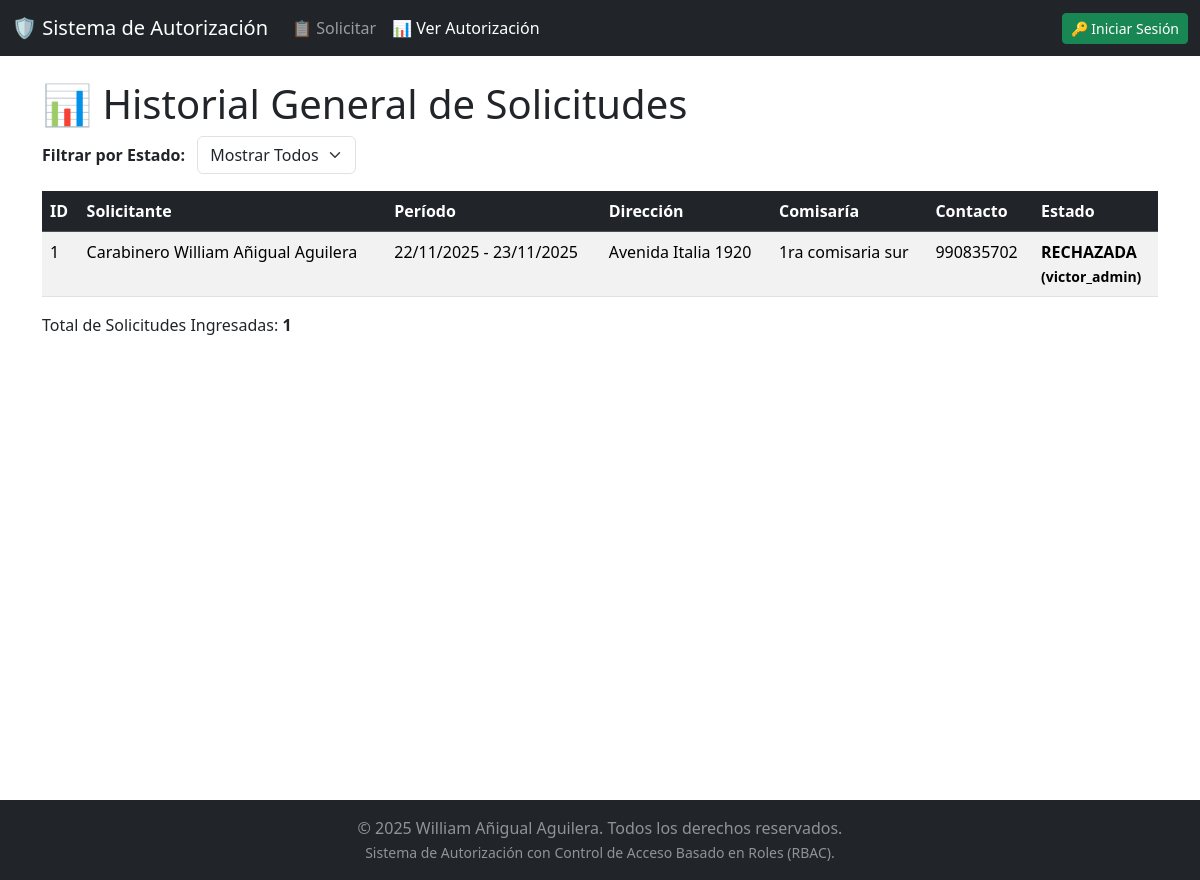
Page /solicitudes on the earlier database version.
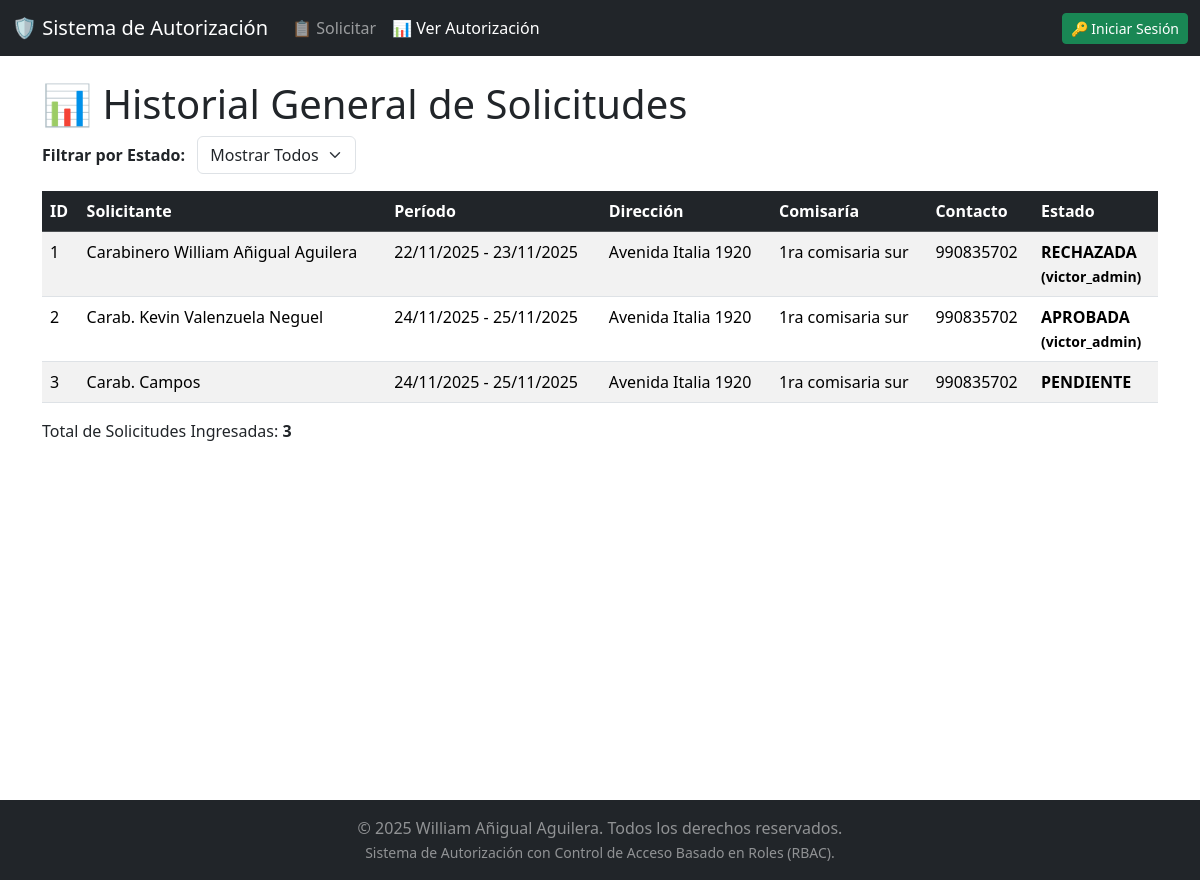
Same page on the later database version.
### app.py (models this page shows)
class SolicitudDB(db.Model):
    id = db.Column(db.Integer, primary_key=True)
    solicitante = db.Column(db.String(100), nullable=False)
    fecha_inicio_str = db.Column(db.String(10), nullable=False) # Formato YYYY-MM-DD
    fecha_fin_str = db.Column(db.String(10), nullable=False)
    direccion = db.Column(db.String(200))
    comisaria_cercana = db.Column(db.String(100))
    contacto = db.Column(db.String(50))
    estado = db.Column(db.String(15), default="PENDIENTE")
    autorizador = db.Column(db.String(80), nullable=True)
    def get_fecha_inicio(self):
        return datetime.strptime(self.fecha_inicio_str, '%Y-%m-%d').strftime('%d/%m/%Y')
    def get_fecha_fin(self):
        return datetime.strptime(self.fecha_fin_str, '%Y-%m-%d').strftime('%d/%m/%Y')

### app.py (the view)
@app.route('/solicitudes')
def lista_general_solicitudes():
    solicitudes = SolicitudDB.query.all()
    return render_template('principal.html', solicitudes=solicitudes, current_user=current_user)

### templates/principal.html (shortened to what this page needs)
<!DOCTYPE html>
<html lang="es">
<head>
    <link href="https://cdn.jsdelivr.net/npm/bootstrap@5.3.3/dist/css/bootstrap.min.css"
          rel="stylesheet">
    <link rel="stylesheet" href="{{ url_for('static', filename='styles.css') }}">
</head>
<body>
    <div class="wrapper">
        <nav class="navbar navbar-expand-lg navbar-dark bg-dark">
            <div class="container-fluid">
                <a class="navbar-brand" href="/solicitudes">🛡️ Sistema de Autorización</a>
                <div class="collapse navbar-collapse" id="navbarNav">
                    <ul class="navbar-nav me-auto mb-2 mb-lg-0">
                        <li class="nav-item"><a class="nav-link" href="/">📋 Solicitar</a></li>
                        <li class="nav-item"><a class="nav-link active" href="/solicitudes">📊 Ver Autorización</a></li>
                    </ul>
                    <ul class="navbar-nav">
                        {% if current_user.is_authenticated %}
                        <li class="nav-item"><span class="nav-link text-white">Hola, {{ current_user.username }}</span></li>
                        <li class="nav-item"><a class="btn btn-danger btn-sm ms-2" href="/logout">🚪 Cerrar Sesión</a></li>
                        {% else %}
                        <li class="nav-item"><a class="btn btn-success btn-sm" href="/login">🔑 Iniciar Sesión</a></li>
                        {% endif %}
                    </ul>
                </div>
            </div>
        </nav>
        <div class="content container py-4">
            <h1>📊 Historial General de Solicitudes</h1>
            <div class="controls mb-3">
                <label for="filterStatus" class="form-label fw-bold me-2">Filtrar por Estado:</label>
                <select id="filterStatus" onchange="filterTable()" class="form-select d-inline-block w-auto">
                    <option value="ALL">Mostrar Todos</option>
                </select>
            </div>
            <div class="table-responsive">
                <table id="solicitudesTable" class="table table-striped table-hover">
                    <thead class="table-dark">
                        <tr>
                            <th onclick="sortTable(0)">ID</th>
                            <th onclick="sortTable(1)">Solicitante</th>
                            <th onclick="sortTable(2)">Período</th>
                            <th onclick="sortTable(3)">Dirección</th>
                            <th onclick="sortTable(4)">Comisaría</th>
                            <th onclick="sortTable(5)">Contacto</th>
                            <th onclick="sortTable(6)">Estado</th>
                        </tr>
                    </thead>
                    <tbody>
                        {% for sol in solicitudes %}
                        <tr data-status="{{ sol.estado }}">
                            <td>{{ sol.id }}</td>
                            <td>{{ sol.solicitante }}</td>
                            <td>{{ sol.get_fecha_inicio() }} - {{ sol.get_fecha_fin() }}</td>
                            <td>{{ sol.direccion }}</td>
                            <td>{{ sol.comisaria_cercana }}</td>
                            <td>{{ sol.contacto }}</td>
                            <td class="estado-{{ sol.estado }}">
                                {{ sol.estado }}
                                {% if sol.autorizador %}
                                    <br><small>({{ sol.autorizador }})</small>
                                {% endif %}
                            </td>
                        </tr>
                        {% endfor %}
                    </tbody>
                </table>
            </div>
            <p>Total de Solicitudes Ingresadas: <strong>{{ solicitudes | length }}</strong></p>
        </div>
    </div> {% include 'footer.html' %}
</body>
</html>

### templates/footer.html (shortened to what this page needs)
<footer class="bg-dark text-white-50 py-3 mt-auto">
    <div class="container text-center">
        <p class="mb-0">
            &copy; 2025 William Añigual Aguilera. Todos los derechos reservados.
            <br>
            <small>Sistema de Autorización con Control de Acceso Basado en Roles (RBAC).</small>
        </p>
    </div>
</footer>

### static/styles.css (style rules this page uses)
html { box-sizing: border-box; }
*, *::before, *::after { box-sizing: inherit; }
html, body { height: 100%; margin: 0; }
.wrapper { min-height: 100vh; display: flex; flex-direction: column; }
.content { flex-grow: 1; }

### templates/principal.html (style rules this page uses)
.estado-APROBADA { color: green; font-weight: bold; }
.estado-RECHAZADA { color: red; font-weight: bold; }
.estado-PENDIENTE { color: orange; font-weight: bold; }

Differences in the rows shown:
added SolicitudDB: id "2", solicitante "Carab. Kevin Valenzuela Neguel", get_fecha_inicio "24/11/2025", get_fecha_fin "25/11/2025", direccion "Avenida Italia 1920", comisaria_cercana "1ra comisaria sur", contacto "990835702", estado "APROBADA", autorizador "victor_admin"
added SolicitudDB: id "3", solicitante "Carab. Campos", get_fecha_inicio "24/11/2025", get_fecha_fin "25/11/2025", direccion "Avenida Italia 1920", comisaria_cercana "1ra comisaria sur", contacto "990835702", estado "PENDIENTE"
Other differences:
{{ solicitudes | length }}: "1" → "3"
